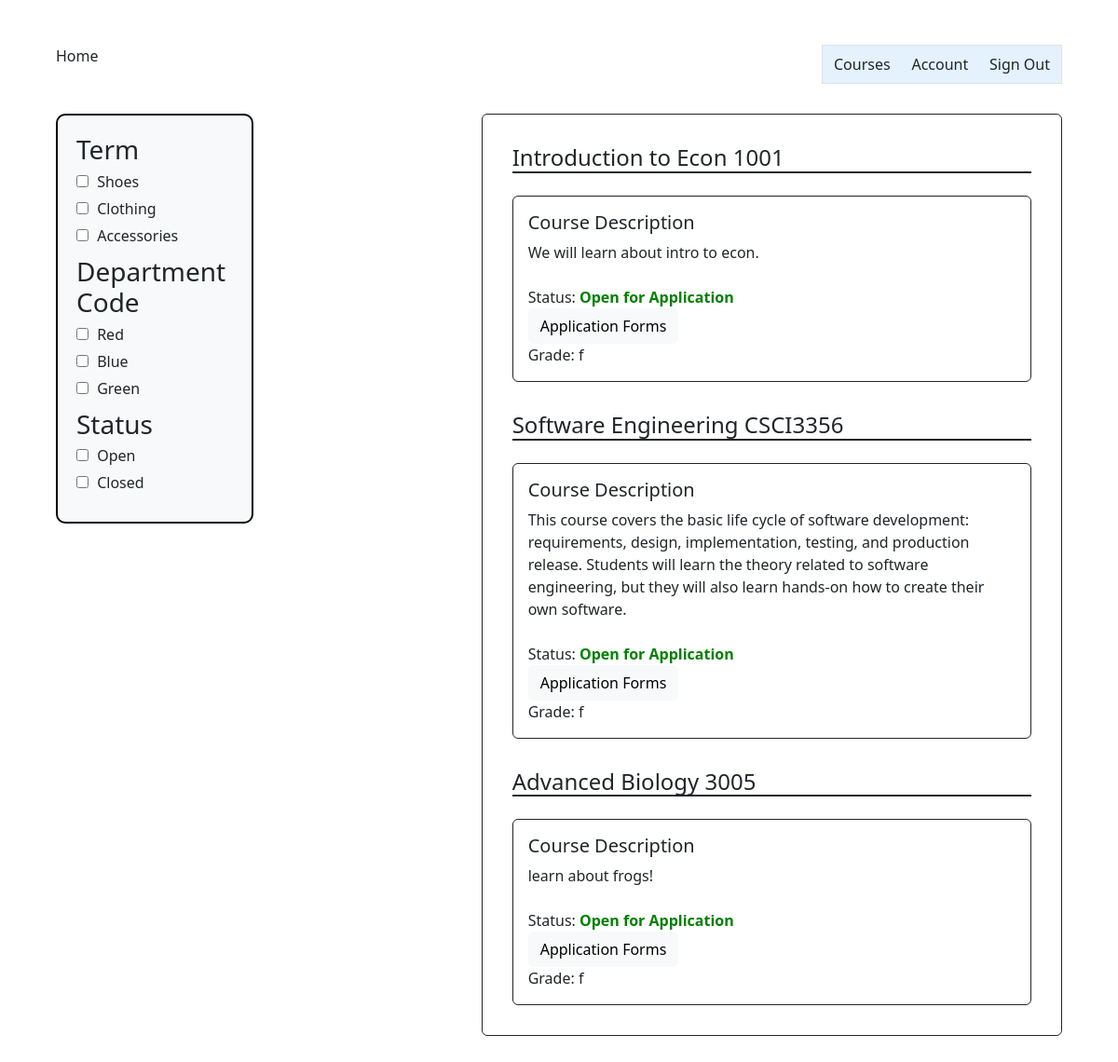
The page /instructor_summary/ on the database its author committed.
### InstructorAddCourse/models.py (models this page shows)
class InstructorAddCourse(models.Model):
	course_name = models.CharField(max_length=255)
	course_number = models.CharField(max_length=255)
	course_instructor = models.CharField(max_length=255)
	course_description = models.CharField(max_length=800)
	total_time_commitment = models.DecimalField(max_digits=2, decimal_places=0, validators=[MinValueValidator(0)], default=0)
	has_discussion = models.CharField(choices=[('yes', 'Yes'),('no', 'No')], max_length=50, default='')
	num_ta_needed = models.DecimalField(max_digits=2, decimal_places=0, validators=[MinValueValidator(0)], default=0)
	curr_num_ta = models.IntegerField(default=0)
	graded_meeting = models.CharField(choices=[('yes', 'Yes'),('no', 'No')], max_length=50, default='')
	office_hours = models.DecimalField(max_digits=2, decimal_places=0, validators=[MinValueValidator(0)], default=0)
	other_info = models.CharField(max_length=800, default=None)

### application/models.py (models this page shows)
class Application(models.Model):
    GRADES = (
        ('--', '--'),
        ('a', 'A'),
        ('a-', 'A-'),
        ('b+', 'B+'),
        ('b-', 'B-'),
        ('c+', 'C+'),
        ('c', 'C'),
        ('c-', 'C-'),
        ('d+', 'D+'),
        ('d', 'D'),
        ('d-', 'D-'),
        ('f', 'F'),
        ('n/a', 'N/A')
    )
    past_course = models.CharField(choices=[('yes', 'Yes'),('no', 'No')], max_length=50, default='')
    grade = models.CharField(max_length=50, choices=GRADES, default='')
    hours = models.DecimalField(max_digits=2, decimal_places=0, validators=[MinValueValidator(0)], default=0)
    other_courses = models.CharField(max_length=800, default=None)
    misc_information = models.CharField(max_length=800, default=None)

### instructorSummary/views.py (the view)
# urls.py: path('instructor_summary/', instructor_summary_view),
def instructor_summary_view(response):
    course_objects = InstructorAddCourse.objects.all()
    application_objects = Application.objects.all()
    context = {'course_objects': course_objects,
               'application_objects': application_objects}
    return render(response, "instructorSummary.html", context)

### templates/instructorSummary.html (shortened to what this page needs)
<!DOCTYPE html>
{% extends 'appbase.html' %} {% block content %} {% load static %}
<html>
    <head>
        <link rel="stylesheet" href="{% static 'instructorSummary.css' %}" />
    </head>
        <body>
            <div class="container-fluid">
                <div class="row">
                    <div class="col">
                        <div class="filter-box">
                          <div class="filter-group">
                            <h3>Term</h3>
                            <label
                              ><input type="checkbox" name="category" value="shoes" />
                              Shoes</label
                            >
                            <label
                              ><input type="checkbox" name="category" value="clothing" />
                              Clothing</label
                            >
                            <label
                              ><input type="checkbox" name="category" value="accessories" />
                              Accessories</label
                            >
                          </div>
                          <div class="filter-group">
                            <h3>Department Code</h3>
                            <label
                              ><input type="checkbox" name="color" value="red" /> Red</label
                            >
                            <label
                              ><input type="checkbox" name="color" value="blue" /> Blue</label
                            >
                            <label
                              ><input type="checkbox" name="color" value="green" />
                              Green</label
                            >
                          </div>
                          <div class="filter-group">
                            <h3>Status</h3>
                            <label
                              ><input type="checkbox" name="size" value="small" /> Open</label
                            >
                            <label
                              ><input type="checkbox" name="size" value="medium" />
                              Closed</label
                            >
                            </div>
                        </div>
                    </div>
                    <div class="col">
                    </div>
                    <div class="col-7">
                        <div class="border border-1 border-dark rounded p-3">
                            {% for course in course_objects %}
                            <div class="p-3">
                            <h4 class="border-bottom border-2 border-dark">{{ course.course_name }}&nbsp;{{ course.course_number}}</h4>
                            <div class="border border-1 border-dark rounded p-3 mt-4">
                                <h5>Course Description</h5>
                                <div>{{ course.course_description }}</div>
                                <div class="mt-4">Status: <strong style="color: green;">Open for Application</strong></div>
                                <button class="btn btn-light">Application Forms</button>
                                {% for application in application_objects %}
                                <div>Grade: {{ application.grade }}</div>
                                {% endfor %}
                            </div>
                            </div>
                            {% endfor %}
                        </div>
                    </div>
                </div>
            </div>
        </body>
</html>
{% endblock %}

### static/instructorSummary.css (style rules this page uses)
body { height: 100%; display: flex; align-items: center; justify-content: center; }
.filter-box { padding: 20px; border: 2px solid black; background-color: #f8f9fa; border-radius: 10px; }
.filter-group { margin-bottom: 10px; }
.filter-group h3 { margin-top: 0; margin-bottom: 5px; }
.filter-group label { display: block; margin-bottom: 5px; }
.filter-group input[type="checkbox"] { margin-right: 5px; }
[class*="col"] { padding: 0.5rem; }

### rows shown on the page
InstructorAddCourse: course_name "Introduction to Econ", course_number "1001", course_description "We will learn about intro to econ."
Application: grade "f"
InstructorAddCourse: course_name "Software Engineering", course_number "CSCI3356", course_description "This course covers the basic life cycle of software development: requirements, design, implementation, testing, and production release. Students will learn the theory related to software engineering, but they will also learn hands-on how to create their own software."
InstructorAddCourse: course_name "Advanced Biology", course_number "3005", course_description "learn about frogs!"
